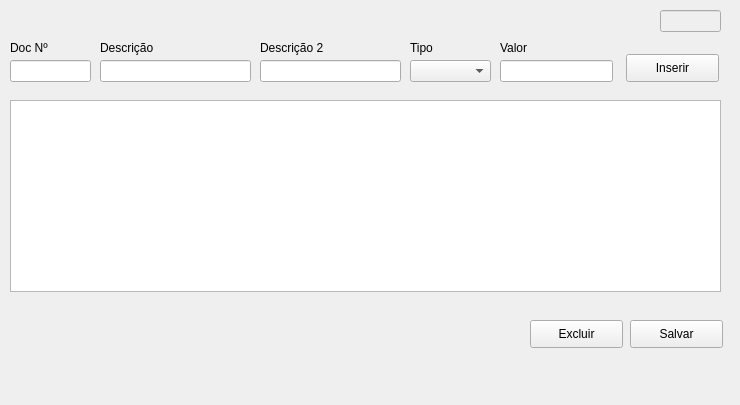
<?xml version="1.0" encoding="UTF-8"?>
<ui version="4.0">
 <class>MainWindow</class>
 <widget class="QMainWindow" name="MainWindow">
  <property name="geometry">
   <rect>
    <x>0</x>
    <y>0</y>
    <width>740</width>
    <height>405</height>
   </rect>
  </property>
  <property name="windowTitle">
   <string>MainWindow</string>
  </property>
  <widget class="QWidget" name="centralwidget">
   <widget class="QLineEdit" name="edt_doc">
    <property name="geometry">
     <rect>
      <x>10</x>
      <y>60</y>
      <width>81</width>
      <height>22</height>
     </rect>
    </property>
   </widget>
   <widget class="QLineEdit" name="edt_desc1">
    <property name="geometry">
     <rect>
      <x>100</x>
      <y>60</y>
      <width>151</width>
      <height>22</height>
     </rect>
    </property>
   </widget>
   <widget class="QLineEdit" name="edt_desc2">
    <property name="geometry">
     <rect>
      <x>260</x>
      <y>60</y>
      <width>141</width>
      <height>22</height>
     </rect>
    </property>
   </widget>
   <widget class="QLineEdit" name="edt_valor">
    <property name="geometry">
     <rect>
      <x>500</x>
      <y>60</y>
      <width>113</width>
      <height>22</height>
     </rect>
    </property>
   </widget>
   <widget class="QLabel" name="label">
    <property name="geometry">
     <rect>
      <x>10</x>
      <y>40</y>
      <width>91</width>
      <height>16</height>
     </rect>
    </property>
    <property name="text">
     <string>Doc Nº</string>
    </property>
   </widget>
   <widget class="QLabel" name="label_2">
    <property name="geometry">
     <rect>
      <x>100</x>
      <y>40</y>
      <width>91</width>
      <height>16</height>
     </rect>
    </property>
    <property name="text">
     <string>Descrição</string>
    </property>
   </widget>
   <widget class="QLabel" name="label_3">
    <property name="geometry">
     <rect>
      <x>260</x>
      <y>40</y>
      <width>91</width>
      <height>16</height>
     </rect>
    </property>
    <property name="text">
     <string>Descrição 2</string>
    </property>
   </widget>
   <widget class="QLabel" name="label_4">
    <property name="geometry">
     <rect>
      <x>410</x>
      <y>40</y>
      <width>91</width>
      <height>16</height>
     </rect>
    </property>
    <property name="text">
     <string>Tipo</string>
    </property>
   </widget>
   <widget class="QLabel" name="label_5">
    <property name="geometry">
     <rect>
      <x>500</x>
      <y>40</y>
      <width>91</width>
      <height>16</height>
     </rect>
    </property>
    <property name="text">
     <string>Valor</string>
    </property>
   </widget>
   <widget class="QPushButton" name="btn_inserir">
    <property name="geometry">
     <rect>
      <x>626</x>
      <y>54</y>
      <width>93</width>
      <height>28</height>
     </rect>
    </property>
    <property name="text">
     <string>Inserir</string>
    </property>
   </widget>
   <widget class="QComboBox" name="box_tipo">
    <property name="geometry">
     <rect>
      <x>410</x>
      <y>60</y>
      <width>81</width>
      <height>22</height>
     </rect>
    </property>
   </widget>
   <widget class="QTableWidget" name="tableWidget">
    <property name="geometry">
     <rect>
      <x>10</x>
      <y>100</y>
      <width>711</width>
      <height>192</height>
     </rect>
    </property>
   </widget>
   <widget class="QPushButton" name="tbn_excluir">
    <property name="geometry">
     <rect>
      <x>530</x>
      <y>320</y>
      <width>93</width>
      <height>28</height>
     </rect>
    </property>
    <property name="text">
     <string>Excluir</string>
    </property>
   </widget>
   <widget class="QPushButton" name="tbn_salvar">
    <property name="geometry">
     <rect>
      <x>630</x>
      <y>320</y>
      <width>93</width>
      <height>28</height>
     </rect>
    </property>
    <property name="text">
     <string>Salvar</string>
    </property>
   </widget>
   <widget class="QLineEdit" name="edt_ID">
    <property name="enabled">
     <bool>false</bool>
    </property>
    <property name="geometry">
     <rect>
      <x>660</x>
      <y>10</y>
      <width>61</width>
      <height>22</height>
     </rect>
    </property>
    <property name="font">
     <font>
      <pointsize>9</pointsize>
      <weight>75</weight>
      <italic>false</italic>
      <bold>true</bold>
      <underline>false</underline>
      <strikeout>false</strikeout>
     </font>
    </property>
    <property name="acceptDrops">
     <bool>false</bool>
    </property>
    <property name="styleSheet">
     <string notr="true">color: rgb(255, 0, 0);</string>
    </property>
    <property name="text">
     <string/>
    </property>
   </widget>
  </widget>
  <widget class="QMenuBar" name="menubar">
   <property name="geometry">
    <rect>
     <x>0</x>
     <y>0</y>
     <width>740</width>
     <height>26</height>
    </rect>
   </property>
  </widget>
 </widget>
 <resources/>
 <connections/>
</ui>
